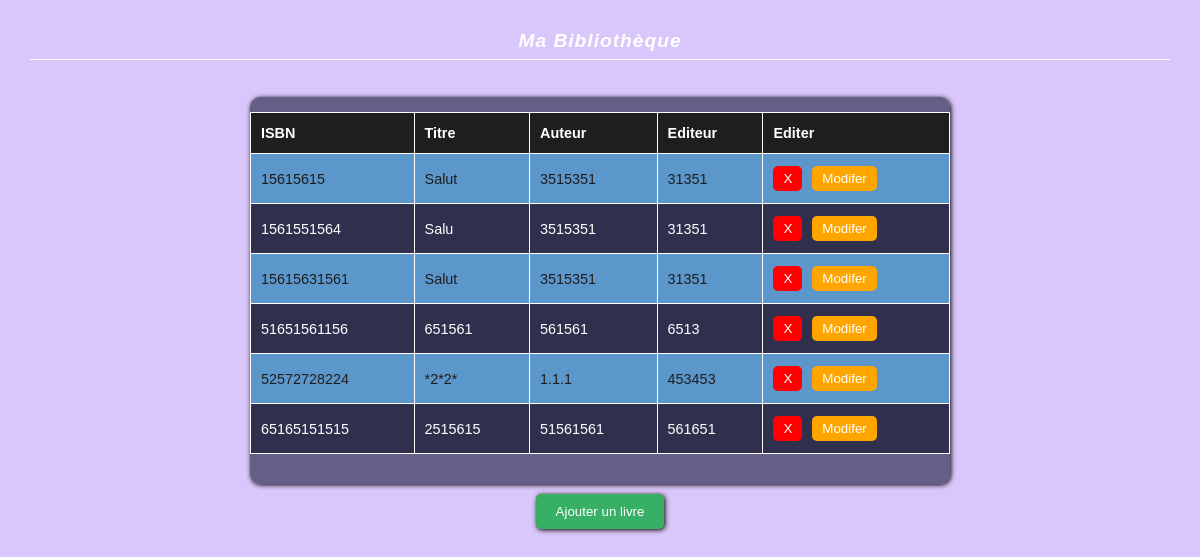
The page / on the database its author committed.
### tables this page shows
CREATE TABLE livres (
    id INTEGER PRIMARY KEY AUTOINCREMENT,
    isbn VARCHAR(13),
    titre VARCHAR(255),
    auteur VARCHAR(255),
    editeur VARCHAR(255)
);

### index.php (the view, shortened to what this page needs)
<!DOCTYPE html>
<html lang="fr">
<head>
    <link rel="stylesheet" href="./assests/styles/style.css">
</head>
<body>
    <h2>Ma Bibliothèque</h2>
    <div class="tablecontainer">
        <table>
            <thead>
                <tr>
                    <th>ISBN</th>
                    <th>Titre</th>
                    <th>Auteur</th>
                    <th>Editeur</th>
                    <th>Editer</th>
                </tr>
            </thead>
            <tbody>
                <?php
                $pdo = new SQLite3('./assests/database/db.sqlite');
                $sql = "SELECT * FROM livres";
                $result = $pdo->query($sql);
                if ($result) {
                    while ($row = $result->fetchArray(SQLITE3_ASSOC)) {
                        echo "<tr>";
                        echo "<td>" . $row['isbn'] . "</td>";
                        echo "<td>" . $row['titre'] . "</td>";
                        echo "<td>" . $row['auteur'] . "</td>";
                        echo "<td>" . $row['editeur'] . "</td>";
                        echo "<td><button class='btn'>X</button><button class=btn2>Modifer</button></td>";
                        echo "</tr>";
                    }
                } else {
                    echo "Aucun enregistrement trouvé.";
                }
                ?>
            </tbody>
        </table>
    </div>
    <button class="btn3">Ajouter un livre</button>
</body>
</html>

### assests/styles/style.css (style rules this page uses)
* { margin: 0; padding: 0; box-sizing: border-box; font-family: 'Poppins', sans-serif; }
body { background: url(../img/livre-bibliotheque-manuel-ouvert.jpg) no-repeat center/cover; height: 100vh; }
body::before { content: ''; position: absolute; top: 0; left: 0; height: 100%; width: 100%; background: rgba(179, 141, 245, 0.5); z-index: -10; }
h2 { color: #fff; text-align: center; padding: 30px; font-style: italic; font-size: 1.2rem; letter-spacing: 1px; }
h2::after { content: ''; width: 100%; height: 1px; background: #fff; display: block; margin: 7px auto; }
.tablecontainer { padding-top: 15px; padding-bottom: 30px; margin: 0px auto; width: 80%; max-width: 700px; background: #242446a2; border-radius: 10px; box-shadow: 1px 1px 5px 0px black }
table { width: 100%; border-collapse: collapse; overflow: hidden; max-height: 100%; margin: 0px auto; }
thead tr { background: #1e1e1e; color: #fff; font-size: 0.9rem; text-align: left; }
thead tr th { padding: 12px 10px; border: #fff 1px solid; }
tr td { padding: 12px 10px; border: #fff 1px solid; font-size: 0.9rem; }
table tbody tr:nth-child(odd) { background: #5C97CB; color: #1e1e1e; }
tbody tr { background: #30304E; color: #fff; }
.btn { background: #FF0000; color: #fff; border: none; outline: none; padding: 5px 10px; border-radius: 5px; margin-right: 5px; cursor: pointer; transition: background 0.2s ease-in-out; }
.btn2 { background: #FFA500; color: #fff; border: none; outline: none; padding: 5px 10px; margin-left: 5px; border-radius: 5px; cursor: pointer; transition: background 0.2s ease-in-out; }
.btn3 { display: block; background: #37AF65; color: #fff; border: none; outline: none; padding: 10px 20px; border-radius: 5px; cursor: pointer; transition: background 0.2s ease-in-out; box-shadow: 1px 1px 5px 0px black; margin: 10px auto; }

### rows shown on the page
livres: isbn "15615615", titre "Salut", auteur "3515351", editeur "31351"
livres: isbn "1561551564", titre "Salu", auteur "3515351", editeur "31351"
livres: isbn "15615631561", titre "Salut", auteur "3515351", editeur "31351"
livres: isbn "51651561156", titre "651561", auteur "561561", editeur "6513"
livres: isbn "52572728224", titre "*2*2*", auteur "1.1.1", editeur "453453"
livres: isbn "65165151515", titre "2515615", auteur "51561561", editeur "561651"
